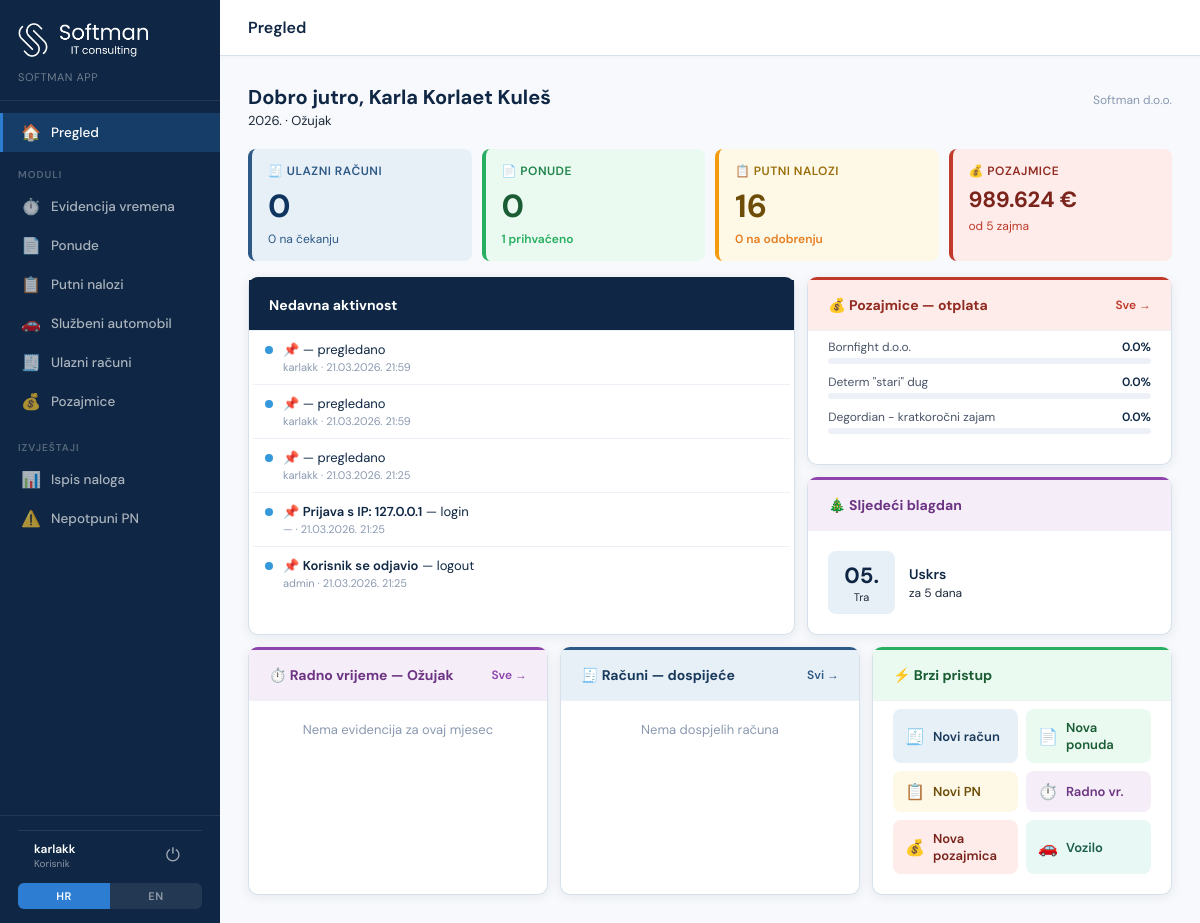
Before: / (signed in) with the older database file.
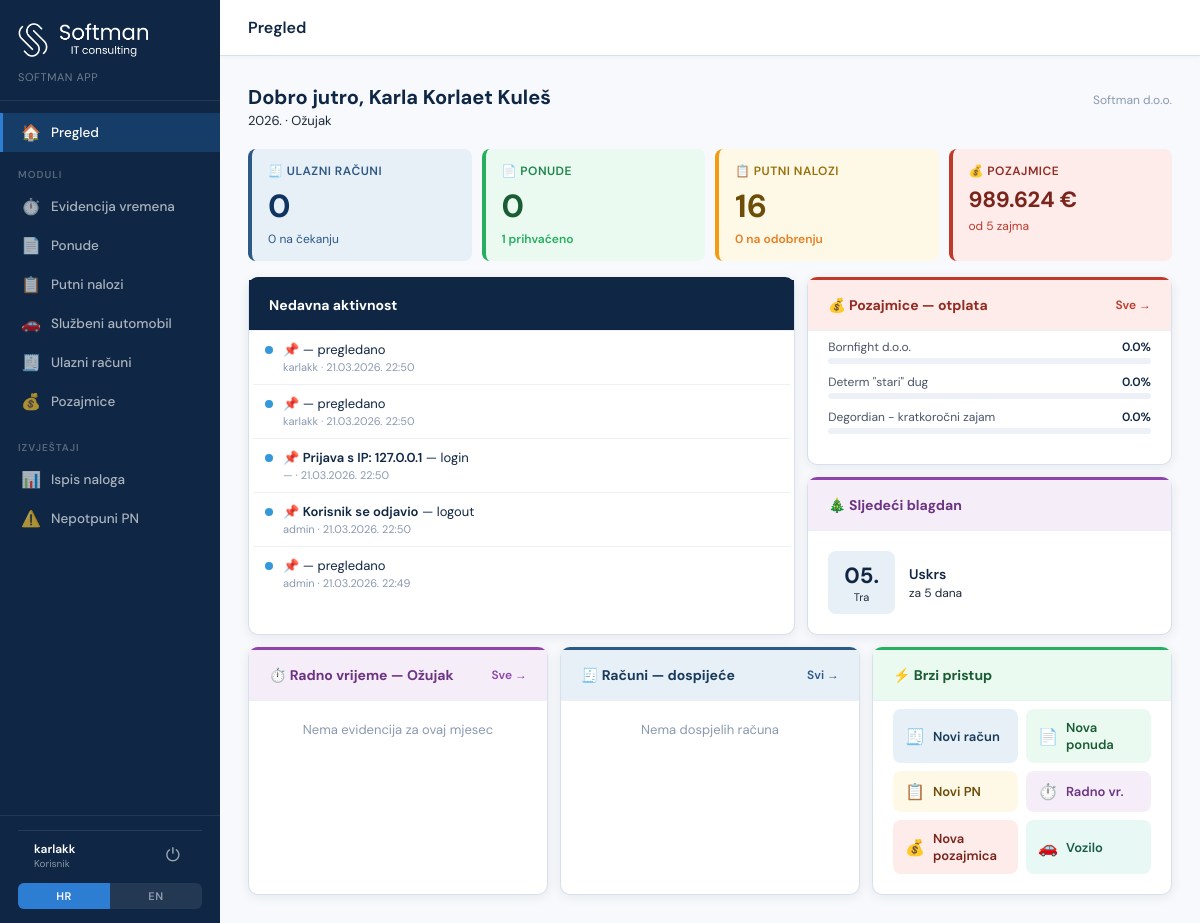
After: the same page with the newer database file.
### tables this page shows
CREATE TABLE audit_log (
                id INTEGER PRIMARY KEY AUTOINCREMENT,
                user_id INTEGER,
                username TEXT,
                action TEXT NOT NULL,
                module TEXT,
                entity TEXT,
                entity_id INTEGER,
                detail TEXT,
                ip_address TEXT,
                created_at TIMESTAMP DEFAULT CURRENT_TIMESTAMP
            );

CREATE TABLE users (
            id INTEGER PRIMARY KEY AUTOINCREMENT,
            username TEXT UNIQUE NOT NULL,
            password_hash TEXT NOT NULL,
            is_admin INTEGER DEFAULT 0,
            is_active INTEGER DEFAULT 1,
            employee_id INTEGER,
            display_name TEXT,
            email TEXT,
            auth_provider TEXT DEFAULT 'local',
            ad_object_id TEXT,
            last_login TIMESTAMP,
            created_at TIMESTAMP DEFAULT CURRENT_TIMESTAMP
        , must_change_password INTEGER DEFAULT 0, profile_id INTEGER);

CREATE TABLE loans (
                id INTEGER PRIMARY KEY AUTOINCREMENT,
                name TEXT NOT NULL,
                total_amount REAL NOT NULL,
                loan_date TEXT,
                interest_rate REAL DEFAULT 0,
                repayment_start TEXT,
                repayment_end TEXT,
                notes TEXT,
                created_at TIMESTAMP DEFAULT CURRENT_TIMESTAMP,
                updated_at TIMESTAMP DEFAULT CURRENT_TIMESTAMP
            , is_locked INTEGER DEFAULT 0, schedule_json TEXT);

### app.py (the view)
@app.route('/')
@login_required
def index():
    user = get_current_user()
    if not user:
        return redirect('/login')
    conn = get_db()
    today = datetime.now().strftime('%Y-%m-%d')
    now_month = datetime.now().month
    now_year = datetime.now().year
    if user.get('user_id'):
        urow = conn.execute("SELECT display_name FROM users WHERE id=?", (user['user_id'],)).fetchone()
        if urow and urow['display_name']:
            user = dict(user)
            user['display_name'] = urow['display_name']
    inv_total = conn.execute("SELECT COUNT(*) FROM invoices WHERE is_deleted=0 OR is_deleted IS NULL").fetchone()[0]
    inv_pending = conn.execute("SELECT COUNT(*) FROM invoices WHERE is_liquidated=0 AND (is_deleted=0 OR is_deleted IS NULL)").fetchone()[0]
    inv_overdue = conn.execute("""SELECT partner_name, due_date, amount_total FROM invoices
        WHERE is_liquidated=0 AND due_date!='' AND due_date<=? AND (is_deleted=0 OR is_deleted IS NULL)
        ORDER BY due_date LIMIT 3""", (today,)).fetchall()
    inv_upcoming = conn.execute("""SELECT partner_name, due_date, amount_total FROM invoices
        WHERE is_liquidated=0 AND due_date>? AND (is_deleted=0 OR is_deleted IS NULL)
        ORDER BY due_date LIMIT 3""", (today,)).fetchall()
    quotes_open = conn.execute("SELECT COUNT(*) FROM quotes WHERE status NOT IN ('accepted','rejected','cancelled')").fetchone()[0]
    quotes_accepted = conn.execute("SELECT COUNT(*) FROM quotes WHERE status='accepted'").fetchone()[0]
    quotes_recent = conn.execute("""SELECT q.auto_id, q.status, c.name as client_name, q.total_gross
        FROM quotes q LEFT JOIN clients c ON c.id=q.client_id
        ORDER BY q.updated_at DESC LIMIT 3""").fetchall()
    orders_total = conn.execute("SELECT COUNT(*) FROM travel_orders").fetchone()[0]
    orders_pending = conn.execute("SELECT COUNT(*) FROM travel_orders WHERE status='submitted'").fetchone()[0]
    wt_reports = conn.execute("""SELECT wr.status, e.name as employee_name
        FROM worktime_reports wr LEFT JOIN employees e ON e.id=wr.employee_id
        WHERE wr.month=? AND wr.year=?
        ORDER BY e.name""", (now_month, now_year)).fetchall()
    import json as _json
    loans_raw = conn.execute("SELECT * FROM loans ORDER BY total_amount DESC").fetchall()
    loans_data = []
    for loan in loans_raw:
        ld = row_to_dict(loan)
        schedule = []
        try: schedule = _json.loads(ld.get('schedule_json') or '[]')
        except: pass
        if schedule:
            repaid = sum(float(s.get('amount',0)) for s in schedule if s.get('paid') and s.get('type')!='conversion')
            converted = sum(float(s.get('amount',0)) for s in schedule if s.get('paid') and s.get('type')=='conversion')
        else:
            payments = conn.execute("SELECT * FROM loan_payments WHERE loan_id=?", (loan['id'],)).fetchall()
            repaid = _calc_loan_repaid(ld, payments)
            converted = sum(float(p['amount'] or 0) for p in payments
                           if p['payment_type']=='conversion' and (p['payment_date'] or '') <= today)
        ld['repaid'] = round(repaid + converted, 2)
        ld['remaining'] = round(loan['total_amount'] - ld['repaid'], 2)
        ld['pct'] = round(ld['repaid'] / loan['total_amount'] * 100, 1) if loan['total_amount'] else 0
        loans_data.append(ld)
    total_loans_remaining = sum(l['remaining'] for l in loans_data)
    activity = conn.execute("""SELECT al.action, al.module, al.detail, al.created_at, u.username
        FROM audit_log al LEFT JOIN users u ON u.id=al.user_id
        ORDER BY al.created_at DESC LIMIT 5""").fetchall()
    next_holiday = None
    for date_str in sorted(ALL_HOLIDAYS.keys()):
        if date_str > today:
            from datetime import date as _date
            hd = _date(int(date_str[:4]), int(date_str[5:7]), int(date_str[8:10]))
            td = _date.today()
            days_left = (hd - td).days
            next_holiday = {'date': date_str, 'name': ALL_HOLIDAYS[date_str], 'days_left': days_left,
                           'day': date_str[8:10], 'month_short': ['Sij','Velj','Ožu','Tra','Svi','Lip','Srp','Kol','Ruj','Lis','Stu','Pro'][int(date_str[5:7])-1]}
            break
    conn.close()
    return render_template('dashboard.html',
        user=user, active='dashboard',
        inv_total=inv_total, inv_pending=inv_pending,
        inv_overdue=rows_to_dicts(inv_overdue), inv_upcoming=rows_to_dicts(inv_upcoming),
        quotes_open=quotes_open, quotes_accepted=quotes_accepted,
        quotes_recent=rows_to_dicts(quotes_recent),
        orders_total=orders_total, orders_pending=orders_pending,
        wt_reports=rows_to_dicts(wt_reports),
        loans=loans_data, total_loans_remaining=total_loans_remaining,
        activity=rows_to_dicts(activity),
        next_holiday=next_holiday,
        now_month=now_month, now_year=now_year,
        months=MONTHS_HR)

### app.py (called while the page is built, shortened)
def decode_token(token):
    try:
        return pyjwt.decode(token, JWT_SECRET, algorithms=['HS256'])
    except:
        return None

def get_current_user():
    token = request.cookies.get('auth_token')
    if not token:
        return None
    return decode_token(token)

def login_required(f):
    @wraps(f)
    def decorated(*args, **kwargs):
        user = get_current_user()
        if not user:
            return redirect('/login')
        return f(*args, **kwargs)
    return decorated

@app.context_processor
def inject_current_user():
    user = get_current_user()
    return {'current_user': user or {}}

@app.template_filter('fmt_datetime')
def fmt_datetime(value):
    if not value:
        return ''
    try:
        s = str(value)
        date_part = s[:10]
        time_part = s[11:16] if len(s) > 10 else ''
        if len(date_part) == 10 and date_part[4] == '-':
            y, m, d = date_part.split('-')
            formatted = f"{d}.{m}.{y}."
            if time_part:
                formatted += f" {time_part}"
            return formatted
        return s
    except:
        return str(value)

def rows_to_dicts(rows):
    return [dict(r) for r in rows] if rows else []

### templates/dashboard.html (shortened to what the changed rows need)
{% extends "base.html" %}
{% set active = 'dashboard' %}
{% block content %}
      {% set h = now().hour if now is defined else 10 %}
<div style="display:grid;grid-template-columns:1.5fr 1fr;gap:12px;margin-bottom:12px;">
  <div class="card" style="border-top:3px solid var(--navy);">
    <div style="padding:0 4px;">
      {% set MODULE_ICONS = {'putni_nalozi':'📋','ulazni_racuni':'🧾','ponude':'📄','radno_vrijeme':'⏱️','pozajmice':'💰','settings':'⚙️'} %}
      {% set ACTION_LABELS = {'create':'kreiran/a','edit':'uređen/a','delete':'obrisan/a','liquidate':'likvidiran/a','confirm':'potvrđen/a','approve':'odobren/a','view':'pregledano','lock':'zaključan/a','unlock':'otključan/a'} %}
      {% for a in activity %}
      <div style="display:flex;align-items:flex-start;gap:10px;padding:10px 12px;border-bottom:{% if not loop.last %}1px solid var(--gray-100){% else %}none{% endif %};">
        <div style="width:8px;height:8px;border-radius:50%;margin-top:5px;flex-shrink:0;background:{% if a.action in ['create','confirm','approve','liquidate'] %}#27ae60{% elif a.action in ['delete'] %}#e74c3c{% else %}#3498db{% endif %};"></div>
        <div style="flex:1;min-width:0;">
          <div style="font-size:13px;color:var(--navy);">
            {{ MODULE_ICONS.get(a.module, '📌') }}
            {% if a.detail %}<span style="font-weight:600;">{{ a.detail[:50] }}</span>{% endif %}
            <span style="color:var(--gray-500);"> — {{ ACTION_LABELS.get(a.action, a.action) }}</span>
          </div>
          <div style="font-size:11px;color:var(--gray-400);margin-top:2px;">{{ a.username or '—' }} · {{ a.created_at|fmt_datetime if a.created_at else '' }}</div>
        </div>
      </div>
      {% else %}
      <div style="padding:24px;text-align:center;color:var(--gray-400);font-size:13px;">Nema aktivnosti</div>
      {% endfor %}
    </div>
  </div>
  <div style="display:flex;flex-direction:column;gap:12px;">
    <div class="card" style="border-top:3px solid #c0392b;">
      <div class="card-body" style="padding-top:8px;">
        {% for loan in loans[:3] %}
        <div style="margin-bottom:10px;">
          <div style="display:flex;justify-content:space-between;font-size:12px;margin-bottom:3px;">
            <span style="color:var(--gray-600);white-space:nowrap;overflow:hidden;text-overflow:ellipsis;max-width:65%;">{{ loan.name }}</span>
            <span style="color:var(--navy);font-weight:600;">{{ loan.pct }}%</span>
          </div>
          <div style="height:6px;background:var(--gray-100);border-radius:3px;overflow:hidden;">
          </div>
        </div>
        {% else %}
        <div style="color:var(--gray-400);font-size:13px;">Nema pozajmica</div>
        {% endfor %}
      </div>
    </div>
  </div>
</div>
{% endblock %}

Changed rows visible on the page:
no longer on this page (row unchanged): audit_log: get "📌", get "pregledano", username "karlakk", created_at|fmt_datetime "21.03.2026. 21:59"
no longer on this page (row unchanged): audit_log: get "📌", get "pregledano", username "karlakk", created_at|fmt_datetime "21.03.2026. 21:59"
no longer on this page (row unchanged): audit_log: get "📌", get "pregledano", username "karlakk", created_at|fmt_datetime "21.03.2026. 21:25"
no longer on this page (row unchanged): audit_log: get "📌", detail "Prijava s IP: 127.0.0.1", get "login", username "—", created_at|fmt_datetime "21.03.2026. 21:25"
no longer on this page (row unchanged): audit_log: get "📌", detail "Korisnik se odjavio", get "logout", username "admin", created_at|fmt_datetime "21.03.2026. 21:25"
added audit_log: get "📌", get "pregledano", username "karlakk", created_at|fmt_datetime "21.03.2026. 22:50"
added audit_log: get "📌", get "pregledano", username "karlakk", created_at|fmt_datetime "21.03.2026. 22:50"
added audit_log: get "📌", detail "Prijava s IP: 127.0.0.1", get "login", username "—", created_at|fmt_datetime "21.03.2026. 22:50"
added audit_log: get "📌", detail "Korisnik se odjavio", get "logout", username "admin", created_at|fmt_datetime "21.03.2026. 22:50"
added audit_log: get "📌", get "pregledano", username "admin", created_at|fmt_datetime "21.03.2026. 22:49"
